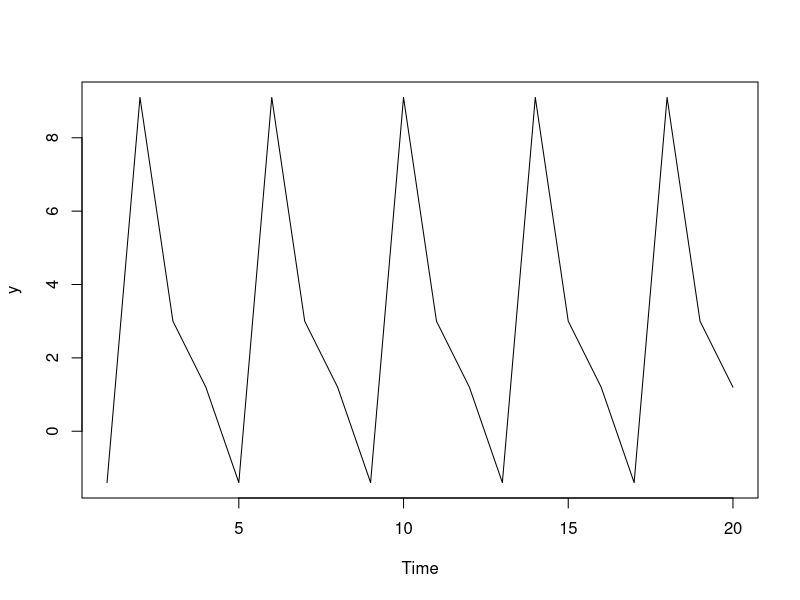
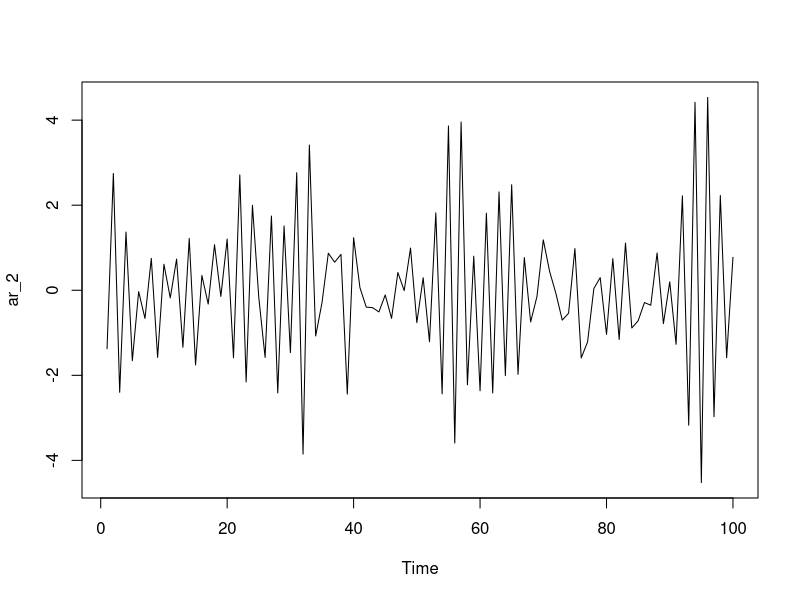
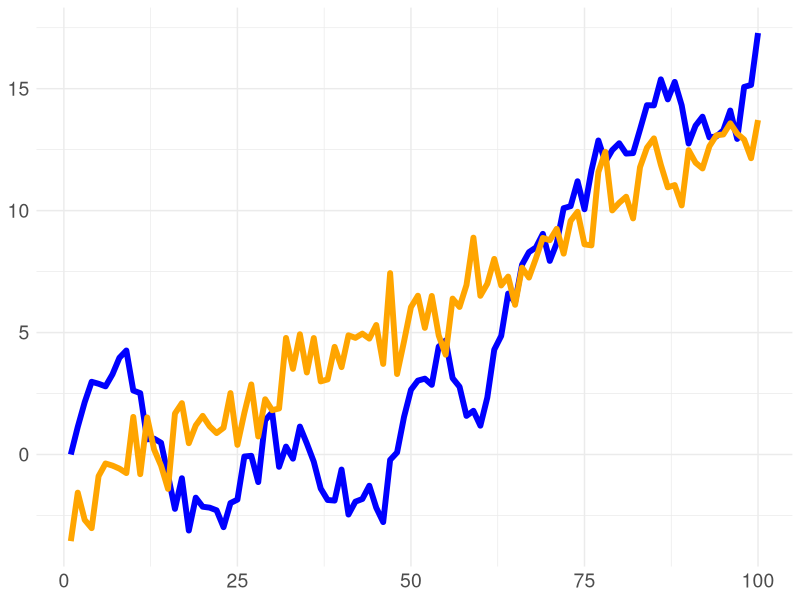

The R source for these figures, in order:
## ---- chunk 1

# similar to GARP's EOC 11.8, there is no trend, only seasonality

c_delta <- 1.20; gamma <- c(-2.6, 7.9, 1.80, 0) 
quarters <- rep(1:4, 5)  
y = c_delta + gamma[quarters]
ts.plot(y)

## ---- chunk 2

# install.packages("polynom", repos = "http://cran.us.r-project.org")
library(polynom)

peters_poly <- polynomial(coef = c(1, -0.75, 0.125)) 
peters_poly
solve(peters_poly) # the roots (aka, zeros) are 2 and 4

ar_2 <-  arima.sim(model=list(order=c(2,0,0),ar = c(-0.75, 0.125)),n = 100)
ts.plot(ar_2)

## ---- chunk 3

library(tidyverse)
library(ggthemes)
library(RColorBrewer)

set.seed(28)

n <- 100
x <- 1:n

# white noise
white_noise <- arima.sim(model = list(order = c(0,0,0)), n = 100)

#linear trend
linear_tr <- -1.8 + 0.15*x
time_trend <- linear_tr + white_noise

rw_drift <- arima.sim(model = list(order = c(0,1,0)), n = n-1, mean = 0.4)

trends <- data.frame(
  x,
  time_trend,
  rw_drift
)

p1 <- trends %>% ggplot(aes(x=x)) +
  geom_line(aes(y=rw_drift), color = "blue", size = 2) +
  geom_line(aes(y=time_trend), color = "orange", size = 2) +
  theme_minimal() +
  theme(
    axis.title = element_blank(),
    axis.text = element_text(size = 14)
  )
    
p1

